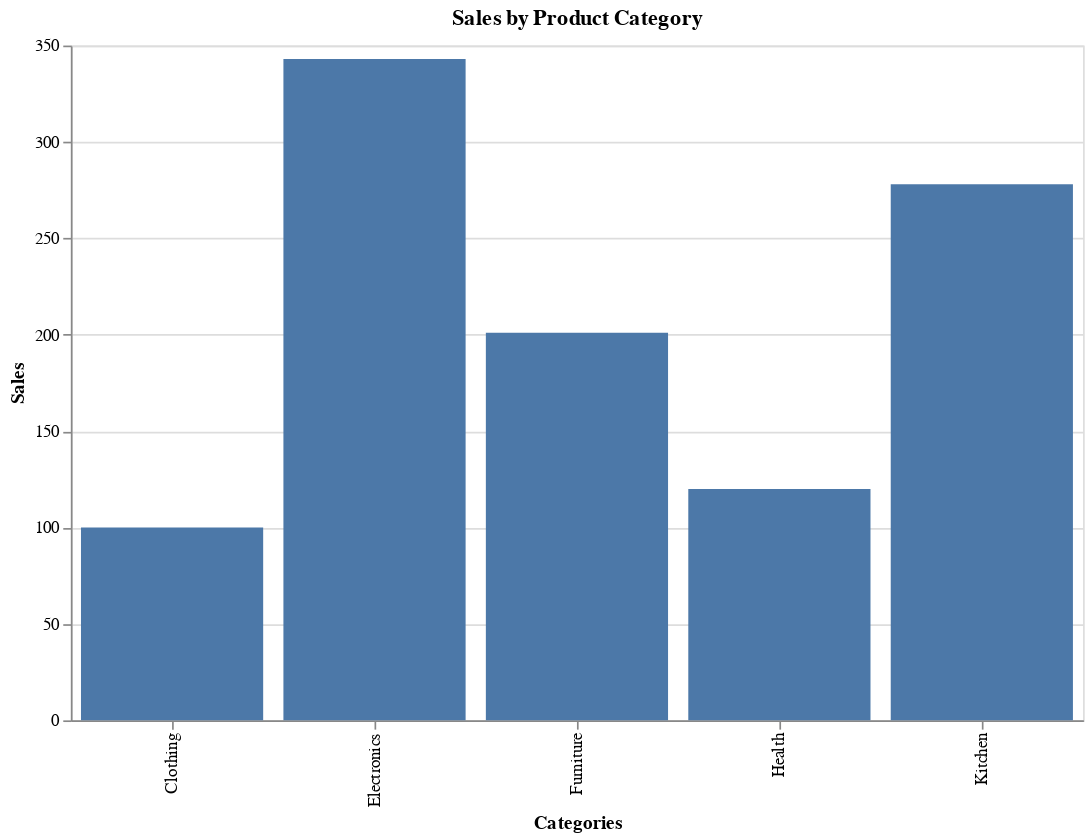

Source (notebook cell):
### Code cell
alt.Chart(data).mark_bar().encode(
    x='Categories',
    y='Sales'
).properties(
    height = 400,
    width = 600,
    title='Sales by Product Category')

### Figure 1 — Vega-Lite specification as saved in the notebook (floating-point values rounded to 4 significant figures)
{"config": {"view": {"continuousWidth": 300, "continuousHeight": 300}}, "data": {"name": "data-6a30dbb622943c49d81d242a3cf3469c"}, "mark": {"type": "bar"}, "encoding": {"x": {"field": "Categories", "type": "nominal"}, "y": {"field": "Sales", "type": "quantitative"}}, "height": 400, "title": "Sales by Product Category", "width": 600, "$schema": "https://vega.github.io/schema/vega-lite/v5.8.0.json", "datasets": {"data-6a30dbb622943c49d81d242a3cf3469c": [{"Categories": "Clothing", "Sales": 100}, {"Categories": "Electronics", "Sales": 343}, {"Categories": "Furniture", "Sales": 201}, {"Categories": "Health", "Sales": 120}, {"Categories": "Kitchen", "Sales": 278}]}}
